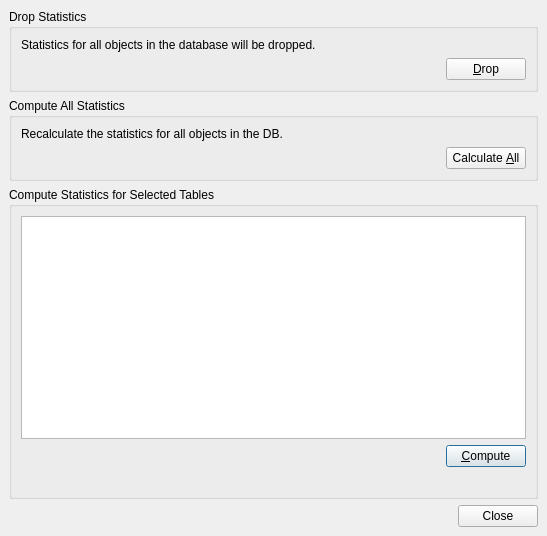
<?xml version="1.0" encoding="UTF-8"?>
<ui version="4.0">
 <class>AnalyzeDialog</class>
 <widget class="QDialog" name="AnalyzeDialog">
  <property name="geometry">
   <rect>
    <x>0</x>
    <y>0</y>
    <width>547</width>
    <height>536</height>
   </rect>
  </property>
  <property name="windowTitle">
   <string>Analyze Database</string>
  </property>
  <layout class="QGridLayout">
   <property name="margin" stdset="0">
    <number>9</number>
   </property>
   <property name="spacing">
    <number>6</number>
   </property>
   <item row="2" column="0">
    <widget class="QGroupBox" name="groupBox_3">
     <property name="title">
      <string>Compute Statistics for Selected Tables</string>
     </property>
     <layout class="QGridLayout">
      <property name="margin" stdset="0">
       <number>9</number>
      </property>
      <property name="spacing">
       <number>6</number>
      </property>
      <item row="0" column="0" colspan="2">
       <widget class="QListWidget" name="tableList">
        <property name="selectionMode">
         <enum>QAbstractItemView::ExtendedSelection</enum>
        </property>
       </widget>
      </item>
      <item row="1" column="0">
       <spacer>
        <property name="orientation">
         <enum>Qt::Horizontal</enum>
        </property>
        <property name="sizeHint" stdset="0">
         <size>
          <width>40</width>
          <height>20</height>
         </size>
        </property>
       </spacer>
      </item>
      <item row="1" column="1">
       <widget class="QPushButton" name="tableButton">
        <property name="text">
         <string>&amp;Compute</string>
        </property>
       </widget>
      </item>
      <item row="2" column="0">
       <widget class="QLabel" name="Results"/>
      </item>
     </layout>
    </widget>
   </item>
   <item row="3" column="0">
    <widget class="QDialogButtonBox" name="buttonBox">
     <property name="orientation">
      <enum>Qt::Horizontal</enum>
     </property>
     <property name="standardButtons">
      <set>QDialogButtonBox::Close</set>
     </property>
    </widget>
   </item>
   <item row="1" column="0">
    <widget class="QGroupBox" name="groupBox_2">
     <property name="title">
      <string>Compute All Statistics</string>
     </property>
     <layout class="QGridLayout">
      <property name="margin" stdset="0">
       <number>9</number>
      </property>
      <property name="spacing">
       <number>6</number>
      </property>
      <item row="1" column="1">
       <widget class="QPushButton" name="allButton">
        <property name="text">
         <string>Calculate &amp;All</string>
        </property>
       </widget>
      </item>
      <item row="1" column="0">
       <spacer>
        <property name="orientation">
         <enum>Qt::Horizontal</enum>
        </property>
        <property name="sizeHint" stdset="0">
         <size>
          <width>141</width>
          <height>20</height>
         </size>
        </property>
       </spacer>
      </item>
      <item row="0" column="0" colspan="2">
       <widget class="QLabel" name="label_2">
        <property name="text">
         <string>Recalculate the statistics for all objects in the DB.</string>
        </property>
       </widget>
      </item>
     </layout>
    </widget>
   </item>
   <item row="0" column="0">
    <widget class="QGroupBox" name="groupBox">
     <property name="title">
      <string>Drop Statistics</string>
     </property>
     <layout class="QGridLayout">
      <property name="margin" stdset="0">
       <number>9</number>
      </property>
      <property name="spacing">
       <number>6</number>
      </property>
      <item row="1" column="1">
       <widget class="QPushButton" name="dropButton">
        <property name="text">
         <string>&amp;Drop</string>
        </property>
       </widget>
      </item>
      <item row="1" column="0">
       <spacer>
        <property name="orientation">
         <enum>Qt::Horizontal</enum>
        </property>
        <property name="sizeHint" stdset="0">
         <size>
          <width>40</width>
          <height>20</height>
         </size>
        </property>
       </spacer>
      </item>
      <item row="0" column="0" colspan="2">
       <widget class="QLabel" name="label">
        <property name="text">
         <string>&lt;qt&gt;Statistics for all objects in the database will be dropped.&lt;/qt&gt;</string>
        </property>
       </widget>
      </item>
     </layout>
    </widget>
   </item>
  </layout>
 </widget>
 <resources/>
 <connections>
  <connection>
   <sender>buttonBox</sender>
   <signal>accepted()</signal>
   <receiver>AnalyzeDialog</receiver>
   <slot>accept()</slot>
   <hints>
    <hint type="sourcelabel">
     <x>248</x>
     <y>254</y>
    </hint>
    <hint type="destinationlabel">
     <x>157</x>
     <y>274</y>
    </hint>
   </hints>
  </connection>
  <connection>
   <sender>buttonBox</sender>
   <signal>rejected()</signal>
   <receiver>AnalyzeDialog</receiver>
   <slot>reject()</slot>
   <hints>
    <hint type="sourcelabel">
     <x>316</x>
     <y>260</y>
    </hint>
    <hint type="destinationlabel">
     <x>286</x>
     <y>274</y>
    </hint>
   </hints>
  </connection>
 </connections>
</ui>
